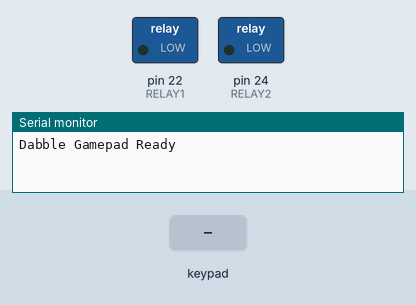
This sketch was run on a simulated Arduino Mega 2560, built with avr-gcc and run on an emulated ATmega2560. Parts: switched loads named in the sketch (green lamp = pin HIGH), the last lines printed to the serial monitor. The inputs (shaded band) are chosen by the test bench.

Above: at 1.1 s.
At 3.2 s:
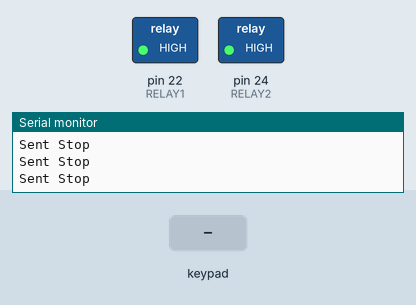
3.3 s: key 'U' pressed
6.3 s: key 'D' pressed
7.8 s: key 'L' pressed
Timing chart, 0 to 10.8 s (numbered marks = the images above; inputs shaded):
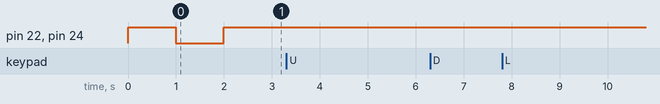

The sketch:

bluetooth.ino
```cpp
#include <Dabble.h>
#define RELAY1 22
#define RELAY2 24
struct SpeedFeedback {
  int16_t speedL;
  int16_t speedR;
};

SpeedFeedback speedIn;

enum ParseState {
  WAIT_START,
  WAIT_FEEDBACK,
  WAIT_ACK
};

ParseState state = WAIT_START;
uint8_t buffer[sizeof(SpeedFeedback)];
uint8_t idx = 0;

void setup() {
  Serial.begin(9600);           // For debugging
  Serial1.begin(9600);
  Dabble.begin(9600, 3);        // HM-10 on Serial1 (Mega: TX1/RX1)
  Serial.println("Dabble Gamepad Ready");
  pinMode(RELAY1,OUTPUT);
  pinMode(RELAY2,OUTPUT);
  digitalWrite(RELAY1,HIGH);
  digitalWrite(RELAY2,HIGH);
  delay(1000);
  digitalWrite(RELAY1,LOW);
  digitalWrite(RELAY2,LOW);
  delay(1000);
  digitalWrite(RELAY1,HIGH);
  digitalWrite(RELAY2,HIGH);

}

void loop()
{
  Dabble.processInput();        // Required to update Gamepad states

  // Check which Gamepad button is pressed
  if (GamePad.isUpPressed()) {
    sendForward();
  }
  else if (GamePad.isDownPressed())
  {
    sendBackward();
  }
  else if (GamePad.isLeftPressed())
  {
    sendLeft();
  }
  else if (GamePad.isRightPressed())
  {
    sendRight();
  }
  else if (GamePad.isStartPressed())
  {
    // sendSteer();
  }
  else if (GamePad.isSelectPressed()) {
    sendStop();
  }
  else if (GamePad.isTrianglePressed()) {
    Serial1.println('Z');

  }
  else if (GamePad.isCrossPressed()) {
    Serial1.println('X');
  }
  else if (GamePad.isCirclePressed()) {
    Serial1.println('C');
  } else if (GamePad.isSquarePressed()) {
    Serial1.println('V');
  }
  else {
    sendStop();
  }
    // Process incoming bytes from Uno
  while (Serial1.available()) {
    byte b = Serial1.read();

    switch (state) {
      case WAIT_START:
        if (b == 0xAA) {
          state = WAIT_FEEDBACK;
          idx = 0;
        } else if (b == 0xAC) {
          state = WAIT_ACK;
        }
        break;

      case WAIT_FEEDBACK:
        buffer[idx++] = b;
        if (idx >= sizeof(SpeedFeedback)) {
          memcpy(&speedIn, buffer, sizeof(SpeedFeedback));
          Serial.print("Left Speed: ");
          Serial.print(speedIn.speedL);
          Serial.print(" | Right Speed: ");
          Serial.println(speedIn.speedR);
          state = WAIT_START;
        }
        break;

      case WAIT_ACK:
        Serial.print("ACK received for command: ");
        Serial.println((char)b);
        state = WAIT_START;
        break;
    }
  }
}

// === Motion Functions (Send command to Serial1) ===

void sendForward() {
  Serial1.println('F');
  // Serial1.println('F');
  Serial.println("Sent Forward");
}

void sendBackward() {
  Serial1.println('B');
  Serial.println("Sent Backward");
}

void sendLeft() {
  Serial1.println('L');
  Serial.println("Sent Left");
}

void sendRight() {
  Serial1.println('R');
  Serial.println("Sent Right");
}

void sendStop() {
  Serial1.println('S');
  Serial.println("Sent Stop");
}

void sendSteer() {
  Serial1.println('E');
  Serial.println("Sent Steer");
}
```
